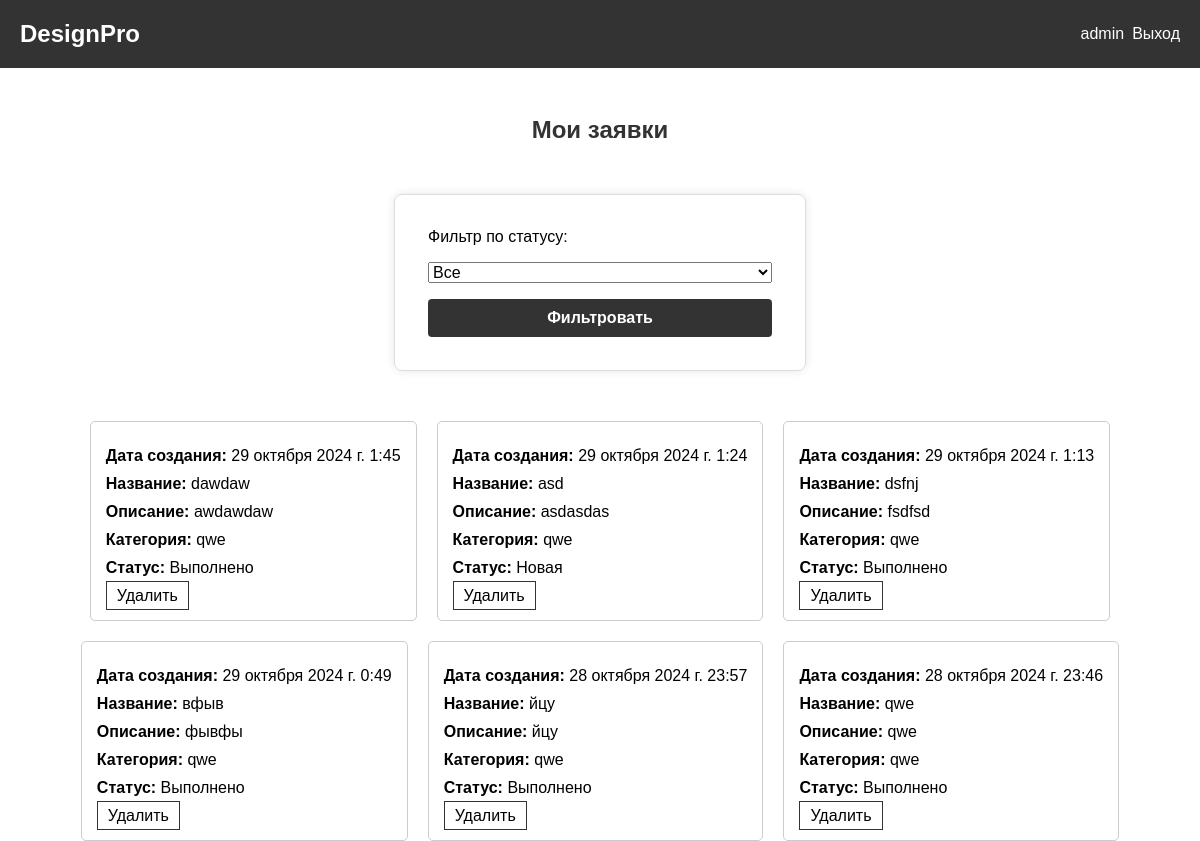
/view_requests/ (signed in), run on an earlier commit of the app's database.
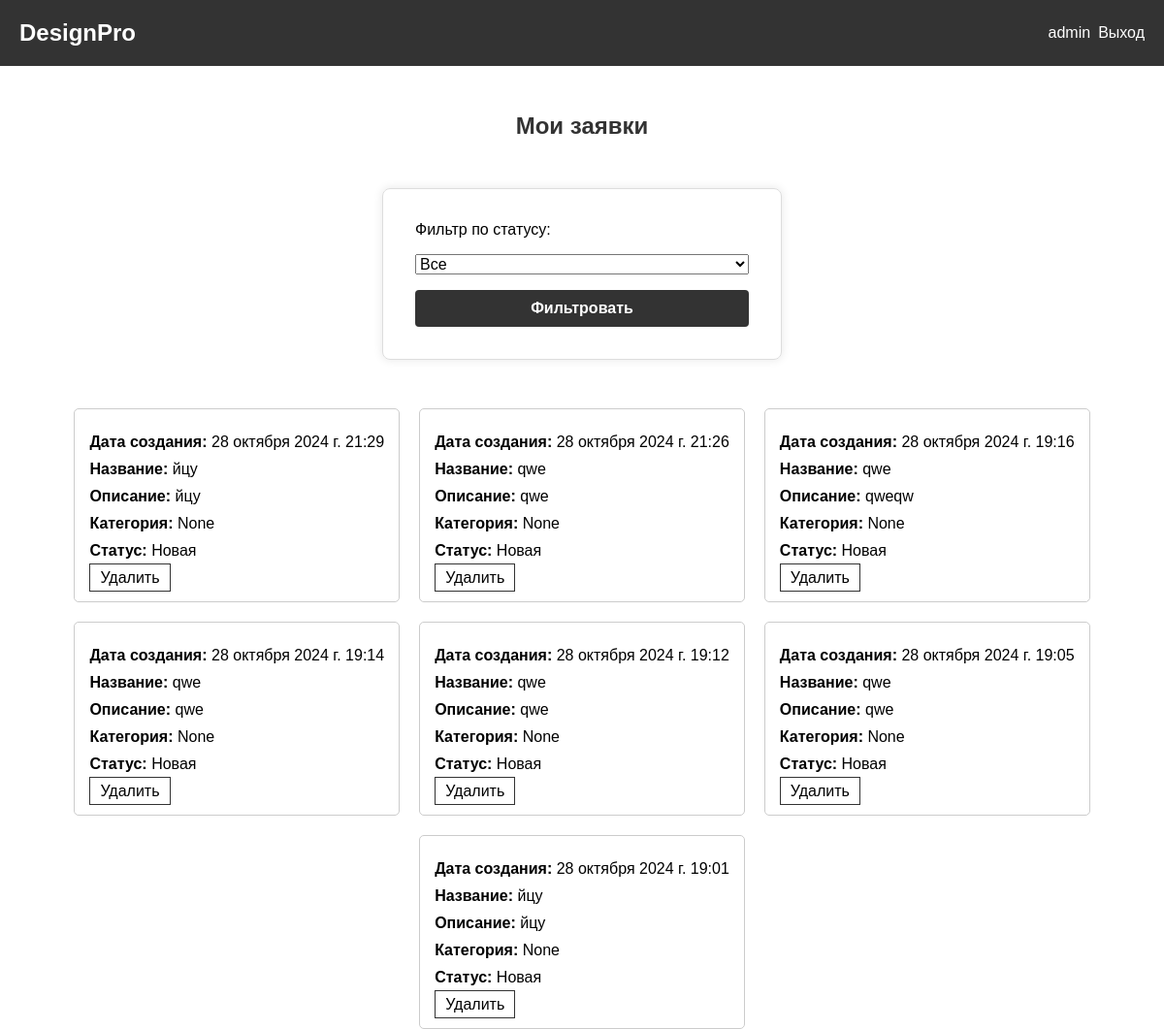
And on a later commit of the database.
### users/models.py (models this page shows, shortened)
class DesignRequest(models.Model):
    STATUS_CHOICES = (
        ('Новая', 'Новая'),
        ('Принято в работу', 'Принято в работу'),
        ('Выполнено', 'Выполнено'),
    )
    user = models.ForeignKey(User, on_delete=models.CASCADE)
    title = models.CharField(max_length=200, verbose_name='Название')
    description = models.TextField(verbose_name='Описание')
    category = models.ForeignKey(Category, on_delete=models.SET_NULL, null=True, verbose_name='Категория')
    image = models.ImageField(upload_to='design_requests/', validators=[
        FileExtensionValidator(allowed_extensions=['jpg', 'jpeg', 'png', 'bmp'])
    ], verbose_name='Изображение')
    status = models.CharField(max_length=20, choices=STATUS_CHOICES, default='Новая', verbose_name='Статус')
    created_at = models.DateTimeField(auto_now_add=True, verbose_name='Дата создания')

class Category(models.Model):
    name = models.CharField(
        max_length=100,
        unique=True,
        verbose_name='Название категории',
        error_messages={
            'unique': 'Категория с таким названием уже существует',
        }
    )
    def __str__(self):
        return self.name

### users/views.py (the view)
# urls.py: path('view_requests/', views.view_requests, name='view_requests'),
@login_required
def view_requests(request):
    if request.user.is_superuser:
        requests = DesignRequest.objects.all().order_by('-created_at')
    else:
        requests = DesignRequest.objects.filter(user=request.user).order_by('-created_at')
    status_filter = request.GET.get('status')
    if status_filter:
        requests = requests.filter(status=status_filter)
    return render(request, 'view_requests.html', {
        'requests': requests,
        'status_choices': DesignRequest.STATUS_CHOICES
    })

### designpro/templates/view_requests.html (shortened to what this page needs)
{% extends 'base.html' %}
{% block content %}
<h2>Мои заявки</h2>
<form method="get">
    <label for="status">Фильтр по статусу:</label>
    <select name="status" id="status">
        <option value="">Все</option>
    </select>
    <button type="submit">Фильтровать</button>
</form>
<div class="requests-list">
    {% for request in requests %}
    <div class="request-card">
        <p><strong>Дата создания:</strong> {{ request.created_at }}</p>
        <p><strong>Название:</strong> {{ request.title }}</p>
        <p><strong>Описание:</strong> {{ request.description }}</p>
        <p><strong>Категория:</strong> {{ request.category }}</p>
        <p><strong>Статус:</strong> {{ request.status }}</p>
        {% if request.status == 'Новая' or user.is_superuser %}
        <a href="{% url 'delete_request' request.pk %}">Удалить</a>
        {% endif %}
    </div>
    {% endfor %}
</div>
{% endblock %}

### designpro/templates/base.html (shortened to what this page needs)
{% load static %}
<!DOCTYPE html>
<html lang="ru">
<head>
    <link rel="stylesheet" href="{% static 'css/style.css' %}">
</head>
<body>
    <header>
        <nav>
            <a class="nav__name" href="{% url 'home' %}">DesignPro</a>
            <ul>
                {% if user.is_authenticated %}
                    <li><a href="{% url 'profile' %}">{{ user.username }}</a></li>
                    <li><a href="{% url 'logout' %}">Выход</a></li>
                {% else %}
                    <li><a href="{% url 'login' %}">Вход</a></li>
                    <li><a href="{% url 'register' %}">Регистрация</a></li>
                {% endif %}
            </ul>
        </nav>
    </header>
    <main>
        {% block content %}{% endblock %}
    </main>
</body>
</html>

### designpro/static/css/style.css (style rules this page uses)
* { margin: 0; padding: 0; font-size: 2vh; font-family: Arial; text-decoration: none; }
main { padding: 0 5vh 0 5vh; }
header { padding: 2.5vh; background-color: #333; color: #fff; margin-bottom: 6vh; }
nav { display: flex; justify-content: space-between; align-items: center; }
nav ul { display: flex; list-style: none; gap: 1vh; }
nav a { color: #fff; text-decoration: none; font-size: 2vh; }
.nav__name { font-size: 3vh; font-weight: bold; }
form { max-width: 43vh; margin: 50px auto; padding: 33px; border: 1px solid #ddd; border-radius: 8px; box-shadow: 0 0 10px rgba(0, 0, 0, 0.1); }
h2 { text-align: center; color: #333; font-size: 3vh; margin-bottom: 3vh; }
button[type="submit"] { width: 100%; padding: 10px; background-color: #333; color: white; border: none; border-radius: 4px; cursor: pointer; font-size: 16px; font-weight: bold; }
form { display: flex; flex-direction: column; gap: 2vh; }
.requests-list { justify-content: center; display: flex; flex-wrap: wrap; gap: 20px; margin-top: 20px; }
.request-card { border: 1px solid #ccc; padding: 15px; border-radius: 5px; background: none; }
.request-card p { margin: 10px 0; }
.request-card a { padding: 5px 10px 5px 10px; border: 1px solid #333333; color: black; }

What changed in the data, as far as the page shows it:
removed DesignRequest: created_at "29 октября 2024 г. 1:45", title "dawdaw", description "awdawdaw", category "qwe", status "Выполнено", shows "Удалить"
removed DesignRequest: created_at "29 октября 2024 г. 1:24", title "asd", description "asdasdas", category "qwe", status "Новая", shows "Удалить"
removed DesignRequest: created_at "29 октября 2024 г. 1:13", title "dsfnj", description "fsdfsd", category "qwe", status "Выполнено", shows "Удалить"
removed DesignRequest: created_at "29 октября 2024 г. 0:49", title "вфыв", description "фывфы", category "qwe", status "Выполнено", shows "Удалить"
removed DesignRequest: created_at "28 октября 2024 г. 23:57", title "йцу", description "йцу", category "qwe", status "Выполнено", shows "Удалить"
removed DesignRequest: created_at "28 октября 2024 г. 23:46", title "qwe", description "qwe", category "qwe", status "Выполнено", shows "Удалить"
added DesignRequest: created_at "28 октября 2024 г. 21:29", title "йцу", description "йцу", category "None", status "Новая", shows "Удалить"
added DesignRequest: created_at "28 октября 2024 г. 21:26", title "qwe", description "qwe", category "None", status "Новая", shows "Удалить"
added DesignRequest: created_at "28 октября 2024 г. 19:16", title "qwe", description "qweqw", category "None", status "Новая", shows "Удалить"
added DesignRequest: created_at "28 октября 2024 г. 19:14", title "qwe", description "qwe", category "None", status "Новая", shows "Удалить"
added DesignRequest: created_at "28 октября 2024 г. 19:12", title "qwe", description "qwe", category "None", status "Новая", shows "Удалить"
added DesignRequest: created_at "28 октября 2024 г. 19:05", title "qwe", description "qwe", category "None", status "Новая", shows "Удалить"
added DesignRequest: created_at "28 октября 2024 г. 19:01", title "йцу", description "йцу", category "None", status "Новая", shows "Удалить"
